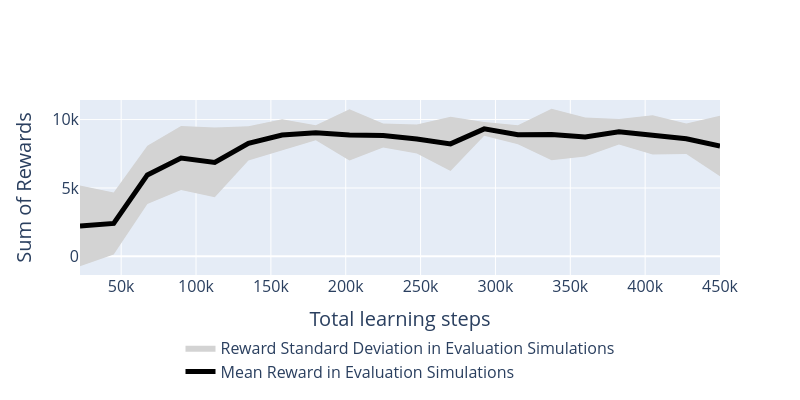

Here is the notebook cell this chart was saved with:
### Code cell
plot_evaluation_metrics(cd[:-2]+"0_" + "\\evaluations.npz")
#plot_evaluation_metrics(cd[:-2]+"1_" + "\\evaluations.npz")
#plot_evaluation_metrics(cd[:-2]+"2_" + "\\evaluations.npz")
#plot_evaluation_metrics(cd[:-2]+"3_" + "\\evaluations.npz")
#plot_evaluation_metrics(cd[:-2]+"4_" + "\\evaluations.npz")
#plot_evaluation_metrics(cd[:-2]+"5_" + "\\evaluations.npz")

### Figure 1 — Plotly figure (JSON) as saved in the notebook; plotly's stock layout.template omitted (floating-point values rounded to 4 significant figures)
{"data": [{"fill": "toself", "fillcolor": "lightgray", "hoverinfo": "skip", "line": {"color": "rgba(255,255,255,0)"}, "name": "Reward Standard Deviation in Evaluation Simulations", "showlegend": true, "type": "scatter", "x": [22500, 45000, 67500, 90000, 112500, 135000, 157500, 180000, 202500, 225000, 247500, 270000, 292500, 315000, 337500, 360000, 382500, 405000, 427500, 450000, 450000, 427500, 405000, 382500, 360000, 337500, 315000, 292500, 270000, 247500, 225000, 202500, 180000, 157500, 135000, 112500, 90000, 67500, 45000, 22500], "y": [5178.0, 4673.0, 8084.0, 9529.0, 9414.0, 9516.0, 10020.0, 9586.0, 10750.0, 9714.0, 9648.0, 10210.0, 9821.0, 9580.0, 10790.0, 10150.0, 10040.0, 10310.0, 9709.0, 10280.0, 5855.0, 7491.0, 7454.0, 8171.0, 7296.0, 7031.0, 8193.0, 8819.0, 6235.0, 7515.0, 7955.0, 7008.0, 8496.0, 7726.0, 7010.0, 4315.0, 4847.0, 3821.0, 141.4, -721.9]}, {"line": {"color": "black", "width": 5}, "mode": "lines", "name": "Mean Reward in Evaluation Simulations", "type": "scatter", "x": [22500, 45000, 67500, 90000, 112500, 135000, 157500, 180000, 202500, 225000, 247500, 270000, 292500, 315000, 337500, 360000, 382500, 405000, 427500, 450000], "y": [2228.0, 2407.0, 5952.0, 7188.0, 6864.0, 8263.0, 8875.0, 9041.0, 8879.0, 8835.0, 8582.0, 8222.0, 9320.0, 8886.0, 8911.0, 8720.0, 9104.0, 8883.0, 8600.0, 8070.0]}], "layout": {"height": 400, "legend": {"font": {"size": 16}, "orientation": "h", "x": 0.5, "xanchor": "center", "y": -0.65, "yanchor": "bottom"}, "width": 800, "xaxis": {"tickfont": {"size": 16}, "title": {"font": {"size": 20}, "text": "Total learning steps"}}, "yaxis": {"tickfont": {"size": 16}, "title": {"font": {"size": 20}, "text": "Sum of Rewards"}}}}
